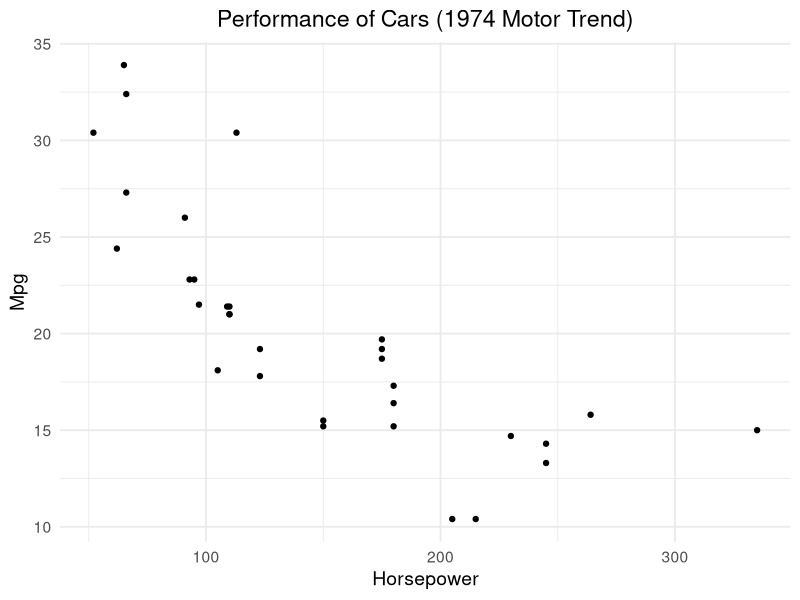
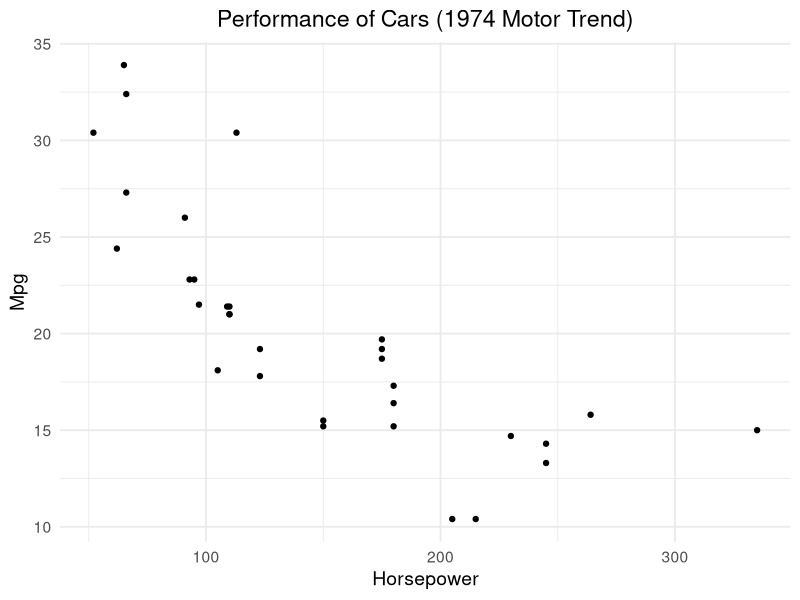

The R source for these figures, in order:
getwd()
setwd("~/Desktop")
library(ggplot2)
theme_set(theme_minimal(base_size = 14))
library(datasets)

summary(faithful)

ggplot(data = mtcars, aes(x=hp, y=mpg)) +
  geom_point() +xlab("Horsepower") + ylab("Mpg") +
  ggtitle("Performance of Cars (1974 Motor Trend)") +
  theme(plot.title = element_text(hjust = 0.5))

ggsave("cars.pdf", device='pdf', units = 'mm', width = 128, height = 96, bg='transparent')
